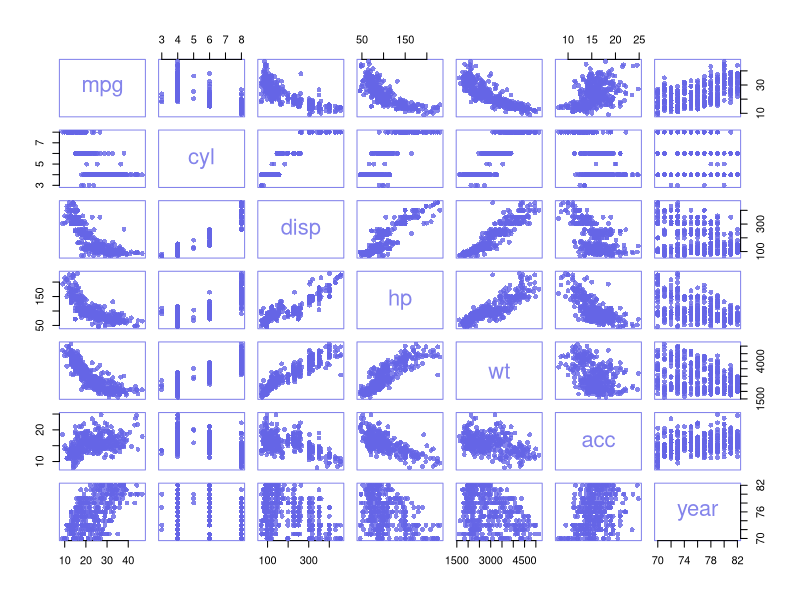
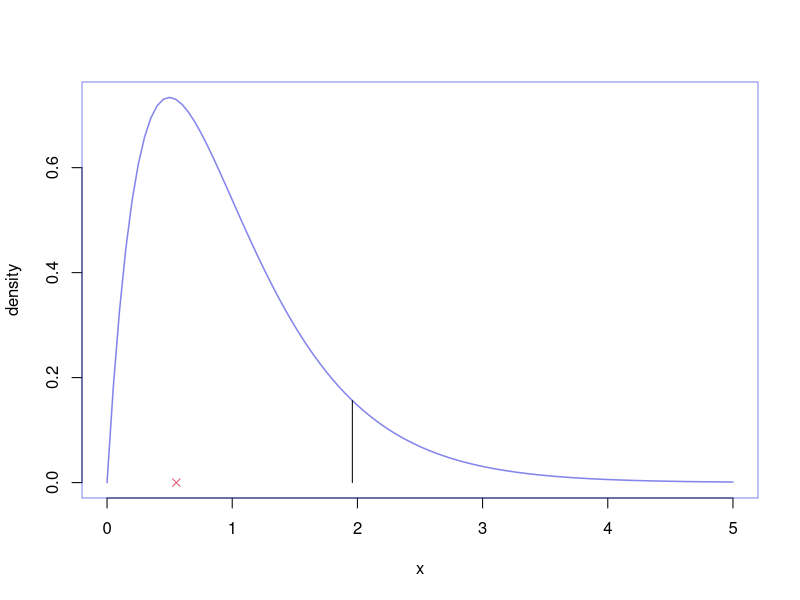
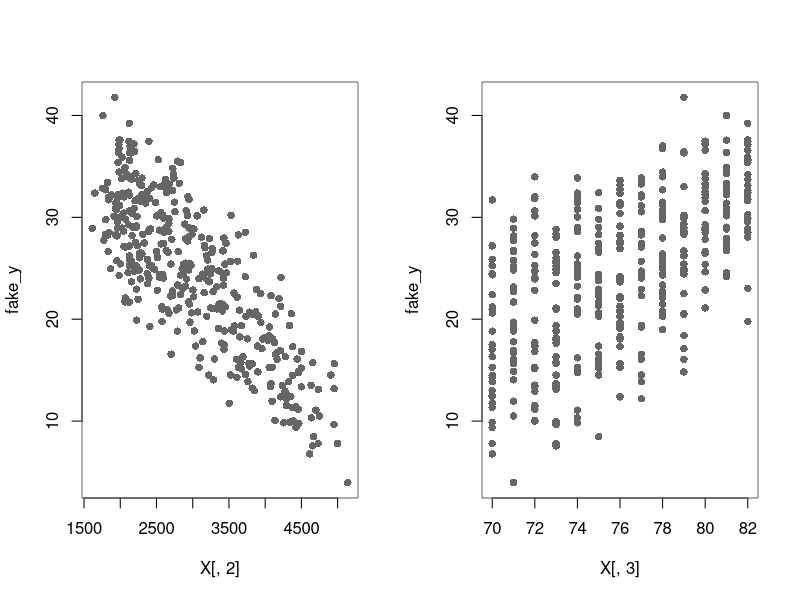
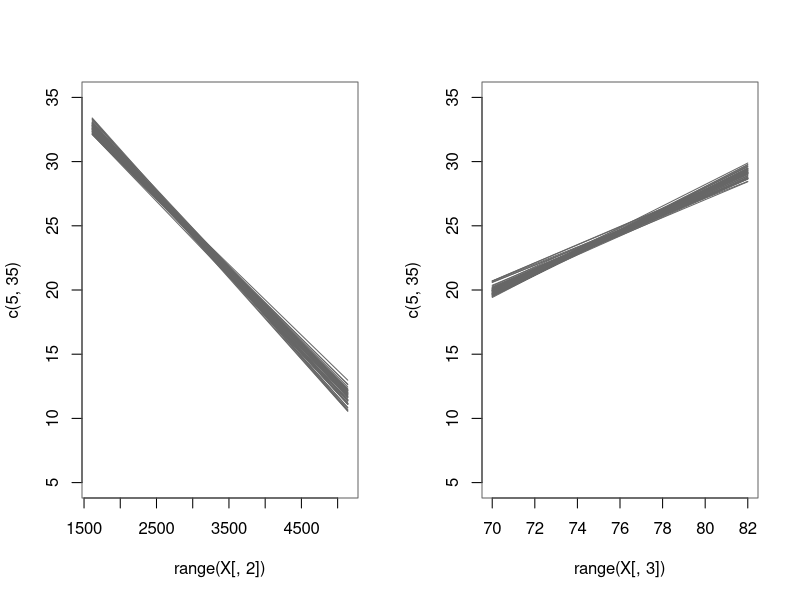
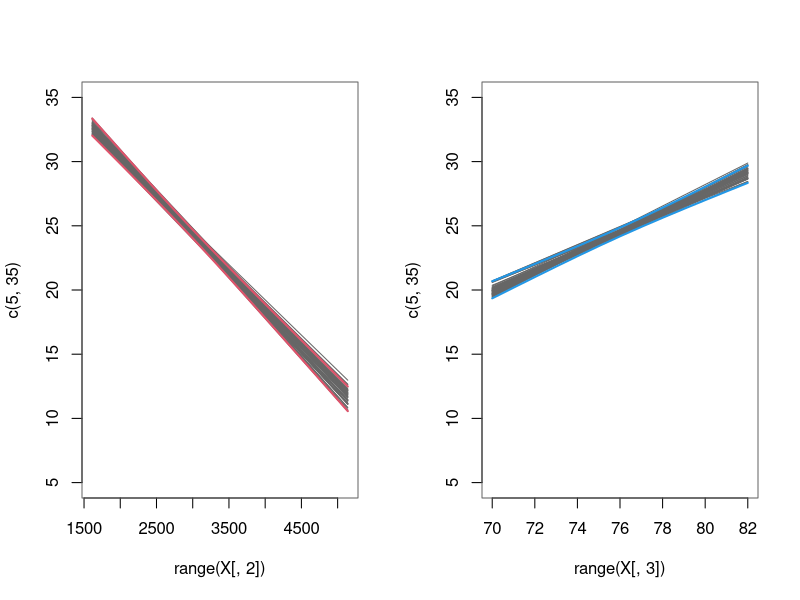
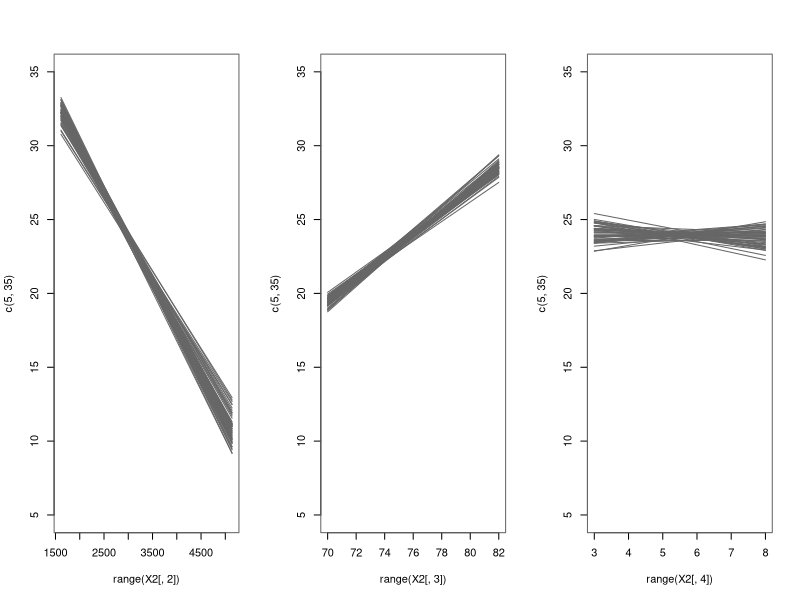

The R script that drew these images, in order:
## ---- chunk 1
autompg <- read.csv(file = "../data/autompg.csv")
## ---- chunk 2
## use rgb to define proportion of reg-green-blue in a color
## extra 4th argument is alpha - the transparency of the points 
par(col= rgb(0.4,0.4,0.9,0.8),pch=16)
plot(autompg)
## ---- chunk 3
signif(cor(autompg),3)
## ---- chunk 4
fit1 <- lm(mpg~hp+year, data = autompg)
summary(fit1)
## ---- chunk 5
fit_null <- lm(mpg ~ 1, data = autompg)
anova(fit_null,fit1)
## ---- chunk 6
### SS under null 
sum(fit_null$residuals^2); sum((autompg$mpg - mean(autompg$mpg))^2)
## SS under alternative
sum(fit1$residuals^2)
## difference in Sum of Squares 
sum(fit_null$residuals^2) - sum(fit1$residuals^2)
## this is equivalent to 
sum((fit_null$fitted.values - fit1$fitted.values)^2)
### to compute the F: 
# scale each Sum of Squares by the appropriate number of degrees of freedom 
## ---- chunk 7
## null model 
fit_null$df.residual
## larger model (alternative)
fit1$df.residual
## their difference 
fit_null$df.residual - fit1$df.residual
## ---- chunk 8
## Alternative model
sum(fit1$residuals^2)/fit1$df.residual
## difference in Sum of Squares 
(sum(fit_null$residuals^2) - sum(fit1$residuals^2))/(fit_null$df.residual - fit1$df.residual)
## ---- chunk 9
num <- (sum(fit_null$residuals^2) - sum(fit1$residuals^2))/(fit_null$df.residual - fit1$df.residual)
den <- sum(fit1$residuals^2)/fit1$df.residual
(Fstat <- num/den)
## ---- chunk 10
## p-value
pf(Fstat, df1 = fit_null$df.residual-fit1$df.residual,
   df2 = fit1$df.residual, lower.tail = FALSE) 
### very small p-value
# same as (except for numerical issues) 
1 - pf(Fstat, df1 = fit_null$df.residual-fit1$df.residual,
       df2 = fit1$df.residual)
## Find the rejection region for the 1% significance test
qf(0.99,  df1 = fit_null$df.residual-fit1$df.residual,
   df2 = fit1$df.residual)
### reject H_0 at 1% if Fstat > 4.666
## definitely reject 
## ---- chunk 11
summary(fit1)$fstatistic
## ---- chunk 12
summary(fit1)
## ---- chunk 13
fit_base <- lm(mpg~wt+year, data = autompg)
fit_all <- lm(mpg~.,data = autompg) 
### using the . (dot) is a shortcut to say: include everything
fit_all <- lm(mpg~cyl+disp+hp+wt+acc+year,data = autompg) 
summary(fit_all)
## ---- chunk 14
## rsquare and mse for two models 
summary(fit_base)$r.square; sum(fit_base$residuals^2)
summary(fit_all)$r.square; sum(fit_all$residuals^2)
## ---- chunk 15
nd <- data.frame(apply(autompg,2,quantile,c(0.01,0.5,0.9)))
(ci_all <- predict(fit_all,newdata = nd,interval = "conf"))
(ci_base <- predict(fit_base,newdata = nd,interval = "conf"))
ci_all[,3]-ci_all[,2]
ci_base[,3]-ci_base[,2]
# (ci_null <- predict(fit_null,newdata = nd,interval = "conf"))
## ---- chunk 16
anova(fit_base,fit_all)
## ---- chunk 17
## sumsq under null
sum(residuals(fit_base)^2)
## sumsq under alternative
sum(residuals(fit_all)^2)
### their difference 
sum(residuals(fit_base)^2) - sum(residuals(fit_all)^2) 
# equivalent to 
sum((fitted(fit_base) - fitted(fit_all))^2) 
## ---- chunk 18
## df of the null
fit_base$df.residual
## df of the alternative
fit_all$df.residual
### their difference 
fit_base$df.residual - fit_all$df.residual
## ---- chunk 19
dfnum <- fit_base$df.residual-fit_all$df.residual
dfden <- fit_all$df.residual
num <- (sum(fit_base$residuals^2) - sum(fit_all$residuals^2))/dfnum
den <- sum(fit_all$residuals^2)/dfden
(Fstat <- num/den)
## ---- chunk 20
## p-value
pf(Fstat, df1 = dfnum, df2 = dfden, lower.tail = FALSE) 
### very small p-value
## Find the rejection region for the 10% significance test
qf(0.9, df1 = dfnum, df2 = dfden)
### reject H_0 at 10% if Fstat > 1.96
## definitely can not reject 
## ---- chunk 21
curve(df(x, df1 = dfnum, df2 = dfden),from=0,to=5, ylab="density", lwd = 1.5)
reg_cutoff <- qf(0.9, df1 = dfnum, df2 = dfden)
segments(x0 = reg_cutoff, y0=0,y1=df(reg_cutoff, df1 = dfnum, df2 = dfden))
points(Fstat, 0, col=2, pch=4)
### Fstat is within the non-rejection region
## ---- chunk 22
summary(fit_base)$r.square
## derived as 
1- sum(fit_base$residuals^2)/sum(fit_null$residuals^2)
## ---- chunk 23
##  add useless variables and R2 increases! 
## set.seed(134); fit_useless <- lm(autompg$mpg~cbind(autompg$wt,autompg$year,matrix(rnorm(390*40),ncol=40)))
## summary(fit_useless)$r.square
## summary(fit_useless)$adj.r.square
summary(fit_base)$adj.r.square
1- (sum(fit_base$residuals^2)/(fit_base$df.residual))/(sum(fit_null$residuals^2)/fit_null$df.residual)
summary(fit_all)$adj.r.square
## ---- chunk 24
logLik(fit_base)
## can be directly calculated as 
sum(dnorm(autompg$mpg, fit_base$fitted.values, summary(fit_base)$sigma,log = TRUE))
## ---- chunk 25
## AIC 
- 2*as.numeric(logLik(fit_base)) + 2 * (1+length(fit_base$coef))
AIC(fit_base)
- 2*as.numeric(logLik(fit_all)) + 2 * (1+length(fit_all$coef))
AIC(fit_all)
### one can fit many models and then compare them
AIC(fit_null,fit1,fit_base,fit_all)
which.min(AIC(fit_null,fit1,fit_base,fit_all)$AIC)
## ---- chunk 26
## BIC
n <- nrow(autompg)
- 2*as.numeric(logLik(fit_base)) + log(n) * (1+length(fit_base$coef))
BIC(fit_base)
- 2*as.numeric(logLik(fit_all)) + log(n)  * (1+length(fit_all$coef))
BIC(fit_all)
BIC(fit_null,fit1,fit_base,fit_all)
which.min(BIC(fit_null,fit1,fit_base,fit_all)$BIC)
## ---- chunk 27
X <- model.matrix(fit_base); beta_true <- c(-14.6,-0.006,0.75)
colnames(X) <- c("Int","x1","x2")
sigma_true <- 3.4; n <- nrow(X)
set.seed(374)
fake_y <- X %*% beta_true + rnorm(n,0,sigma_true)
fake_auto <- data.frame(y = fake_y, X[,-1])
par(mfrow=c(1,2),pch=16,col="grey40")
plot(X[,2],fake_y)
plot(X[,3],fake_y)
summary(lm(y~x1+x2,data=fake_auto))
## results are in line with true values
## ---- chunk 28
generate_and_estimate <- function(X,trueBetas,trueSigma){
  fake_y <- X %*% trueBetas + rnorm(n,0,trueSigma)
  fake_data <- data.frame(y = fake_y, X[,-1])
  fake_fit <- lm(y~.,data=fake_data)
  fake_fit$coef
}
generate_and_estimate(X=X,trueBetas = beta_true,trueSigma = sigma_true)
NSIM = 500; set.seed(40366)
out_sim <- t(replicate(n = NSIM,generate_and_estimate(X=X,trueBetas = beta_true,trueSigma = sigma_true)))
## ---- chunk 29
colMeans(out_sim)
beta_true
## ---- chunk 30
sigma_true^2 * solve(t(X) %*% X)
## ---- chunk 31
cov(out_sim)
## ---- chunk 32
par(mfrow=c(1,2),col="gray40")
### fix x2 to its mean
Xnd <- as.matrix(cbind(rep(1,nrow(X)),X[,2],mean(X[,3])))
plot(range(X[,2]),c(5,35),type ="n")
set.seed(4854)
for(j in sample(seq(1,NSIM), size = 50)) lines(Xnd[,2],Xnd%*%out_sim[j,]) # 50 lines is already enough
### fix x1 to its mean
Xnd <- as.matrix(cbind(rep(1,nrow(X)),mean(X[,2]),X[,3]))
plot(range(X[,3]),c(5,35),type ="n")
for(j in sample(seq(1,NSIM), size = 50))  lines(Xnd[,3],Xnd%*%out_sim[j,])
## ---- chunk 33
par(mfrow=c(1,2),col="gray40")
### fix x2 to its mean
Xnd <- as.matrix(cbind(rep(1,nrow(X)),sort(X[,2]),mean(X[,3])))
plot(range(X[,2]),c(5,35),type ="n")
set.seed(4854)
for(j in sample(seq(1,NSIM), size = 50)) lines(Xnd[,2],Xnd%*%out_sim[j,]) # 50 lines is already enough
lines(Xnd[,2],Xnd %*% beta_true + qnorm(0.975) * sigma_true * sqrt(diag(Xnd %*% solve(t(X) %*% X) %*% t(Xnd))), col = 2, lwd = 2)
lines(Xnd[,2],Xnd %*% beta_true + qnorm(0.025) * sigma_true * sqrt(diag(Xnd %*% solve(t(X) %*% X) %*% t(Xnd))), col = 2, lwd = 2)
### fix x1 to its mean
Xnd <- as.matrix(cbind(rep(1,nrow(X)),mean(X[,2]),sort(X[,3])))
plot(range(X[,3]),c(5,35),type ="n")
for(j in sample(seq(1,NSIM), size = 50))  lines(Xnd[,3],Xnd%*%out_sim[j,])
lines(Xnd[,3],Xnd %*% beta_true + qnorm(0.975) * sigma_true * sqrt(diag(Xnd %*% solve(t(X) %*% X) %*% t(Xnd))), col = 4, lwd = 2)
lines(Xnd[,3],Xnd %*% beta_true + qnorm(0.025) * sigma_true * sqrt(diag(Xnd %*% solve(t(X) %*% X) %*% t(Xnd))), col = 4, lwd = 2)
## ---- chunk 34
NSIM = 500; set.seed(554)
X2 <- cbind(X, x3 = autompg$cyl)
beta_true2 <-  c(beta_true,-0.1)
added_out_sim <- t(
  replicate(n = NSIM,
            generate_and_estimate(X= X2, trueBetas = beta_true2,
                                  trueSigma = sigma_true)))
cov(added_out_sim); sigma_true^2 * solve(t(X2) %*% X2) # ok 
## ---- chunk 35
### fix year and cyl to their mean
par(mfrow=c(1,3),col="gray40")
### fix x2 to its mean
Xnd <- as.matrix(cbind(rep(1,nrow(X2)),sort(X2[,2]),mean(X2[,3]),mean(X2[,4])))
## rgb takes red - green - blue proportions; the fourth parameter is a transparency parameter
plot(range(X2[,2]),c(5,35),type ="n")
set.seed(4854)
for(j in sample(seq(1,NSIM), size = 50)) lines(Xnd[,2],Xnd%*%added_out_sim[j,]) # 50 lines is already enough
### fix wt to its mean
Xnd <- as.matrix(cbind(rep(1,nrow(X2)),mean(X2[,2]),sort(X2[,3]),mean(X2[,4])))
## rgb takes red - green - blue proportions; the fourth parameter is a transparency parameter
plot(range(X2[,3]),c(5,35),type ="n")
set.seed(4854)
for(j in sample(seq(1,NSIM), size = 50)) lines(Xnd[,3],Xnd%*%added_out_sim[j,]) # 50 lines is already enough
### fix wt and year to their mean
Xnd <- as.matrix(cbind(rep(1,nrow(X2)),mean(X2[,2]),mean(X2[,3]),sort(X2[,4])))
plot(range(X2[,4]),c(5,35),type ="n")
for(j in sample(seq(1,NSIM), size = 50)) lines(Xnd[,4],Xnd%*%added_out_sim[j,]) # 50 lines is already enough
## ---- chunk 36
generateT_and_estimate <- function(X,trueBetas,trueSigma){
  fake_data <- data.frame(X[,-1])
  nobs <- nrow(X)
  fake_data$y <- X %*% trueBetas + trueSigma * rt(n,df=3) # t-distributed errors, heavier tails
  fake_fit <- lm(y~.,data=fake_data)
  fake_fit$coef
}
NSIM = 500; set.seed(4836)
Tout_sim <- t(replicate(n = NSIM,generateT_and_estimate(X=X,trueBetas = beta_true,trueSigma = sigma_true)))
## ---- chunk 37
colMeans(Tout_sim)
## ---- chunk 38
cov(Tout_sim)
## ---- chunk 39
cov(out_sim)
